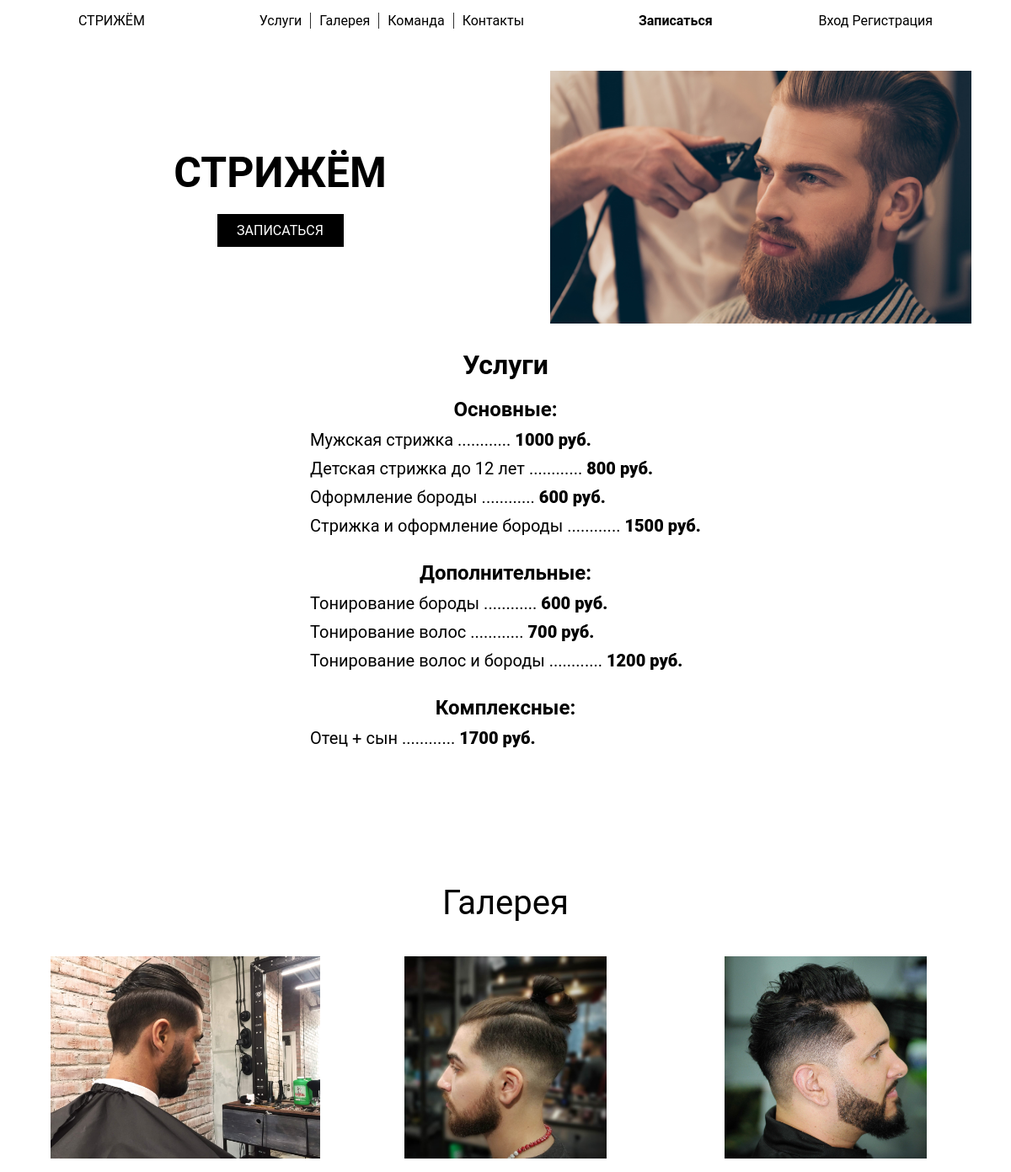
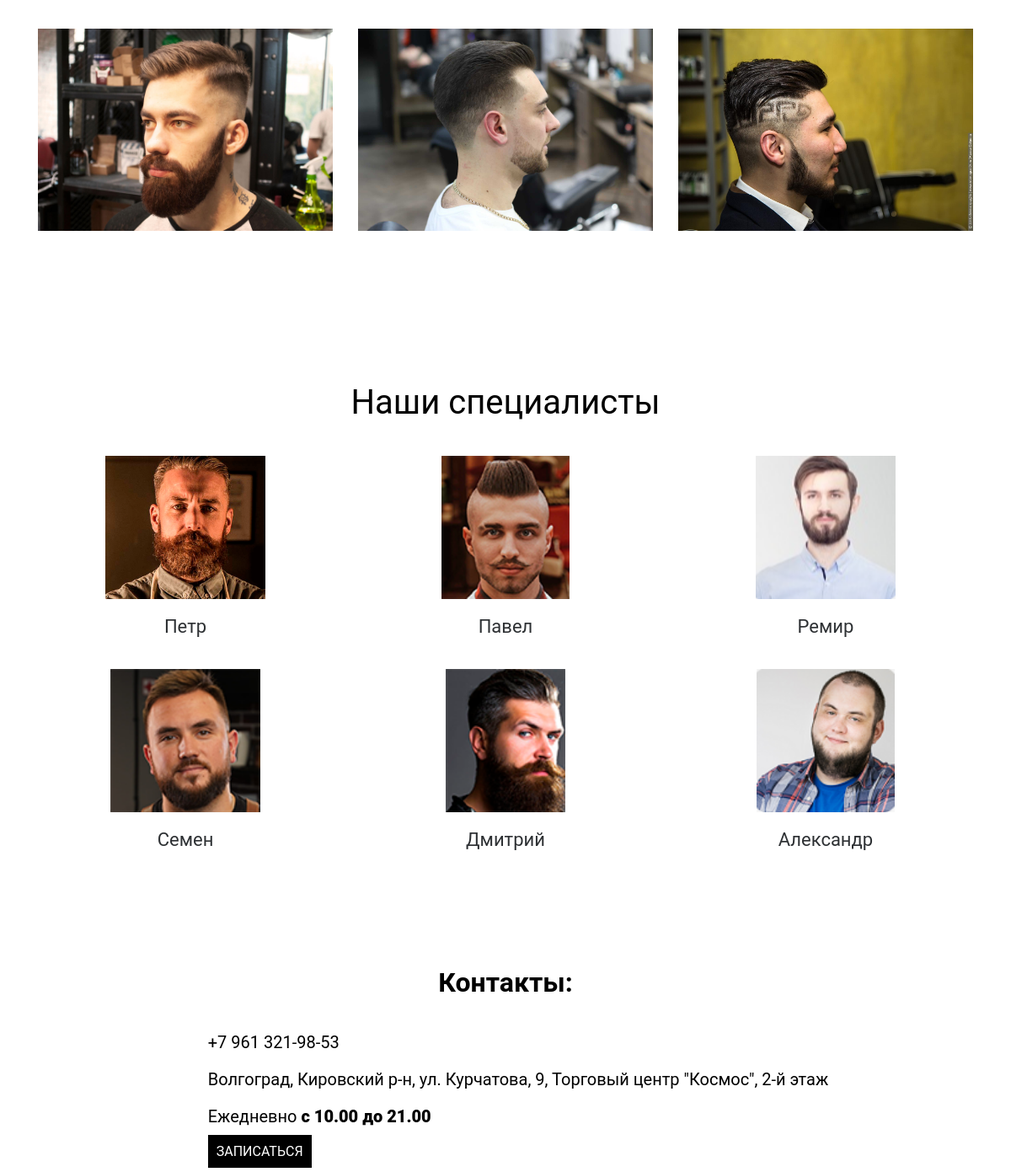
The page / on the database its author committed (2 pictures, top to bottom).
### tables this page shows
CREATE TABLE `services` (
  `id` int NOT NULL,
  `name` varchar(100) NOT NULL,
  `price` varchar(100) NOT NULL,
  `role` varchar(100) NOT NULL DEFAULT 'osnov'
);

### index.php (the view, shortened to what this page needs)
<!DOCTYPE html>
<html lang="en">
<head>
    <link rel="stylesheet" href="css/style.css">
</head>
<body>
<?php include 'header.php' ?>
    <div class="intro">
        <div class="container">
            <div class="intro__inner">
                <div class="intro__content">
                    <h1 class="intro__title">СТРИЖЁМ</h1>
                    <a class="btn" href="app.php">ЗАПИСАТЬСЯ</a>
                </div>
                <div class="intro__photo">
                    <img class="intro__img" src="img/intro.jpg" alt="">
                </div>
            </div>
        </div>
    </div>
<div class="container"  id="services">
    <h1 class="services__title">Услуги</h1>
    <ul class="services">
        <div class="services__inner">
            <div class="services__block">
            <h2 class="services__subtitle">Основные:</h1>
            <?php
            $services = mysqli_query($connect, "SELECT * FROM `services` WHERE `role` = 'osnov'");
            while($row = mysqli_fetch_assoc($services)) {
                echo '<li class="services__item">'.$row['name'].' ............ <span>'.$row['price'].' руб.</span></li>';
            }
            ?>
            </div>
            <div class="services__block">
                <h2 class="services__subtitle">Дополнительные:</h2>
                <?php
                $services = mysqli_query($connect, "SELECT * FROM `services` WHERE `role` = 'dop'");
                while($row = mysqli_fetch_assoc($services)) {
                echo '<li class="services__item">'.$row['name'].' ............ <span>'.$row['price'].' руб.</span></li>';
            }
            ?>
            </div>
            <div class="services__block">
                <h2 class="services__subtitle">Комплексные:</h2>
                <?php
            $services = mysqli_query($connect, "SELECT * FROM `services` WHERE `role` = 'comp'");
            while($row = mysqli_fetch_assoc($services)) {
                echo '<li class="services__item">'.$row['name'].' ............ <span>'.$row['price'].' руб.</span></li>';
            }
            ?>
            </div>
    </ul>
    </div>
<div class="team" id="gallery">
    <div class="container">
        <h1 class="team__title">Галерея</h1>
        <div class="team__inner">
            <div class="team__item">
                <img class="gallery__item" src="img/галерея/1680234547_3-42.jpg" alt="">
            </div>
            <div class="team__item">
                <img class="gallery__item" src="img/галерея/1699408896_o-tendencii-com-p-barbershop-muzhskie-strizhki-2023-foto-17.jpg" alt="">
            </div>
            <div class="team__item">
                <img class="gallery__item" src="img/галерея/muzhskie-pricheski-barbershop_66.jpeg" alt="">
            </div>
            <div class="team__item">
                <img class="gallery__item" src="img/галерея/DSC_0854.jpg" alt="">
            </div>
            <div class="team__item">
                <img class="gallery__item" src="img/галерея/muzhskie-pricheski-barbershop_17.jpeg" alt="">
            </div>
            <div class="team__item">
                <img class="gallery__item" src="img/галерея/b82ed99d9a9da9088bc8f89776477078.jpg" alt="">
            </div>
        </div>
    </div>
</div>
<div class="team" id="team">
    <div class="container">
        <h1 class="team__title">Наши специалисты</h1>
        <div class="team__inner">
            <div class="team__item">
                <img class="team__photo" src="img/барбер1.png" alt="">
                <div class="team__name">Петр</div>
            </div>
            <div class="team__item">
                <img class="team__photo" src="img/барбер2.png" alt="">
                <div class="team__name">Павел</div>
            </div>
            <div class="team__item">
                <img class="team__photo" src="img/сотрудники/мужик4.png" alt="">
                <div class="team__name">Ремир</div>
            </div>
            <div class="team__item">
                <img class="team__photo" src="img/барбер3.png" alt="">
                <div class="team__name">Семен</div>
            </div>
            <div class="team__item">
                <img class="team__photo" src="img/барбер4.png" alt="">
                <div class="team__name">Дмитрий </div>
            </div>
            <div class="team__item">
                <img class="team__photo" src="img/сотрудники/мужик5.png" alt="">
                <div class="team__name">Александр</div>
            </div>
        </div>
    </div>
</div>
<div class="contacts" id="contacts">
        <div class="container">
        <h1 class="contacts__title">Контакты:</h1>
            <div class="contacts__inner">
                <ul class="contacts__content">
                    <div class="contacts__block">
                        <li class="contacts__item">+7 961 321-98-53</li>
                        <li class="contacts__item">Волгоград, Кировский р-н, ул. Курчатова, 9, Торговый центр "Космос", 2-й этаж</li>
                        <li class="contacts__item">Ежедневно <span>с 10.00 до 21.00</span></li>
                    <a class="btn" href="app.php">ЗАПИСАТЬСЯ</a>
                </ul>
                </div>
            </div>
        </div>
</body>
</html>

### header.php (shortened to what this page needs)
<!DOCTYPE html>
<html lang="en">
<head>
    <link rel="stylesheet" href="css/style.css">
</head>
<body>
    <div class="container">
        <header class="header">
            <a href="index.php" class="logo">СТРИЖЁМ</a>
            <div class="header__nav">
                <a href="index.php#services" class="nav">Услуги</a>
                <a href="index.php#gallery" class="nav">Галерея</a>
                <a href="index.php#team" class="nav">Команда</a>
                <a href="index.php#contacts" class="nav">Контакты</a>
            </div>
            <a href="app.php" class="rec">Записаться</a>
            <div class="user">
            <?php
            if(isset($_SESSION['user'])) {
                if($_SESSION['user']['role'] == "admin") {?>
                    <a href="profile.php" class="a">Админ</a>
                    <a href="vendor/logout.php" class="a">Выйти</a>
              <?php }
                else {?>
                    <a href="profile.php" class="a">Мои записи</a>
                    <a href="vendor/logout.php" class="a">Выйти</a>
                <?php }
            }
            else {?>
                <a href="login.php" class="login">Вход</a>
                <a href="reg.php" class="login">Регистрация</a>
          <?php }
            ?>
        </div>
        </header>
    </div>
</body>
</html>

### css/style.css (style rules this page uses)
* { margin: 0; padding: 0; box-sizing: border-box; }
body { font-family: 'Roboto'; }
a { text-decoration: none; color: black; }
.container { width: 100%; max-width: 1170px; padding: 15px; margin: 0 auto; }
.header { display: flex; justify-content: space-around; align-items: center; flex-wrap: wrap; width: 100%; height: 20x; }
.header__nav { display: flex; }
.nav { padding: 0 10px; }
.nav:not(:last-child) { border-right: 1px solid rgb(48, 48, 48); }
.rec { font-size: 16px; font-weight: bold; }
.intro { margin-top: 20px; }
.intro__inner { display: flex; flex-wrap: wrap; width: 100%; }
.intro__photo { overflow: hidden; width: 500px; height: 300px; position: relative; margin: 0 auto; }
.intro__img { height: 300px; position: absolute; top: 50%; right: 0; z-index: 1; transform: translateY(-50%); }
.intro__content { display: flex; justify-content: center; align-items: center; flex-direction: column; width: 50%; margin: 0 auto; }
.intro__title { font-size: 50px; font-weight: bold; margin-bottom: 20px; }
.btn { text-align: center; width: 150px; background-color: black; color: white; padding: 10px; transition: .3s ease; }
.services__title { text-align: center; margin-bottom: 20px; }
.services__subtitle { text-align: center; }
.services__block { margin-bottom: 30px; }
.services { display: flex; flex-direction: column; align-items: center; }
.services__item { list-style-type: none; font-size: 20px; margin: 10px 0; }
span { font-weight: 800; }
.team { margin: 100px 0 70px; }
.team__title { text-align: center; margin-bottom: 40px; font-size: 40px; font-weight: 400; }
.team__inner { display: flex; flex-wrap: wrap; }
.team__item { display: flex; flex-direction: column; align-items: center; width: 33.33333%; padding: 0 15px; margin-bottom: 30px; }
.team__photo { max-width: 100%; height: 170px; margin-bottom: 20px; }
.gallery__item { max-width: 100%; height: 30vh; margin-bottom: 20px; }
.team__name { margin-bottom: 8px; font-size: 22px; color: #2d3033; }
.contacts__title { text-align: center; margin-bottom: 20px; }
.contacts__content { display: flex; flex-direction: column; justify-content: center; align-items: center; margin-left: 30px; }
.contacts__item { list-style-type: none; font-size: 20px; margin: 20px 0; }
.contacts__inner { display: flex; justify-content: center; width: 100%; }

### rows shown on the page
services: name "Мужская стрижка", price "1000"
services: name "Детская стрижка до 12 лет", price "800"
services: name "Оформление бороды", price "600"
services: name "Стрижка и оформление бороды", price "1500"
services: name "Тонирование бороды", price "600"
services: name "Тонирование волос", price "700"
services: name "Тонирование волос и бороды", price "1200"
services: name "Отец + сын", price "1700"
